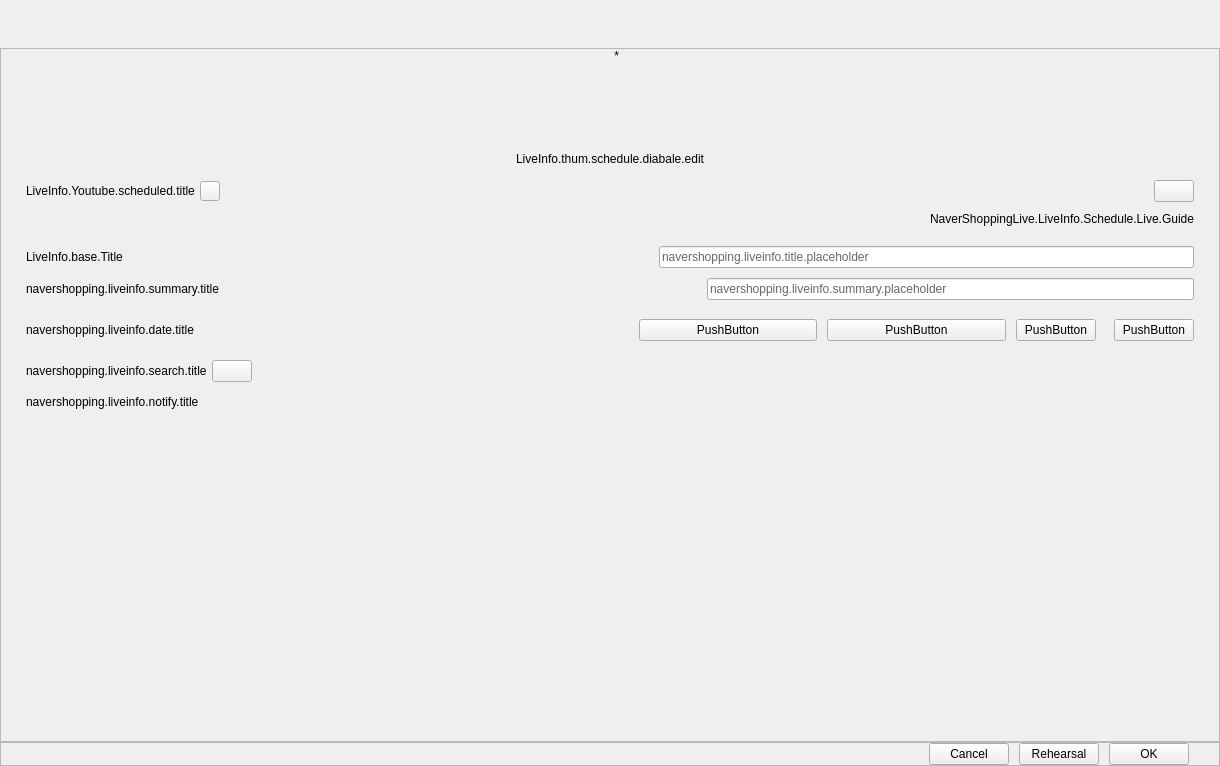
<?xml version="1.0" encoding="UTF-8"?>
<ui version="4.0">
 <class>PLSLiveInfoNaverShoppingLIVE</class>
 <widget class="QWidget" name="PLSLiveInfoNaverShoppingLIVE">
  <property name="geometry">
   <rect>
    <x>0</x>
    <y>0</y>
    <width>1220</width>
    <height>766</height>
   </rect>
  </property>
  <property name="windowTitle">
   <string>LiveInfo.liveinformation</string>
  </property>
  <layout class="QVBoxLayout" name="verticalLayout_3" stretch="0,0,0">
   <property name="spacing">
    <number>0</number>
   </property>
   <property name="leftMargin">
    <number>0</number>
   </property>
   <property name="topMargin">
    <number>0</number>
   </property>
   <property name="rightMargin">
    <number>0</number>
   </property>
   <property name="bottomMargin">
    <number>0</number>
   </property>
   <item>
    <widget class="QWidget" name="nvtTitleWidget" native="true">
     <layout class="QVBoxLayout" name="verticalLayout_2">
      <property name="spacing">
       <number>0</number>
      </property>
      <property name="leftMargin">
       <number>0</number>
      </property>
      <property name="topMargin">
       <number>30</number>
      </property>
      <property name="rightMargin">
       <number>0</number>
      </property>
      <property name="bottomMargin">
       <number>0</number>
      </property>
      <item>
       <layout class="QHBoxLayout" name="horizontalLayout_3">
        <property name="spacing">
         <number>0</number>
        </property>
        <item>
         <spacer name="horizontalSpacer_2">
          <property name="orientation">
           <enum>Qt::Horizontal</enum>
          </property>
          <property name="sizeType">
           <enum>QSizePolicy::Fixed</enum>
          </property>
          <property name="sizeHint" stdset="0">
           <size>
            <width>25</width>
            <height>0</height>
           </size>
          </property>
         </spacer>
        </item>
        <item alignment="Qt::AlignLeft|Qt::AlignVCenter">
         <widget class="PLSLiveInfoDualWidget" name="dualWidget" native="true"/>
        </item>
       </layout>
      </item>
      <item>
       <spacer name="verticalSpacer_2">
        <property name="orientation">
         <enum>Qt::Vertical</enum>
        </property>
        <property name="sizeType">
         <enum>QSizePolicy::Fixed</enum>
        </property>
        <property name="sizeHint" stdset="0">
         <size>
          <width>20</width>
          <height>18</height>
         </size>
        </property>
       </spacer>
      </item>
     </layout>
    </widget>
   </item>
   <item>
    <widget class="VScrollArea" name="scrollArea">
     <property name="verticalScrollBarPolicy">
      <enum>Qt::ScrollBarAsNeeded</enum>
     </property>
     <property name="horizontalScrollBarPolicy">
      <enum>Qt::ScrollBarAlwaysOff</enum>
     </property>
     <property name="widgetResizable">
      <bool>true</bool>
     </property>
     <widget class="QWidget" name="scrollAreaWidgetContents">
      <property name="geometry">
       <rect>
        <x>0</x>
        <y>0</y>
        <width>1218</width>
        <height>689</height>
       </rect>
      </property>
      <layout class="QVBoxLayout" name="verticalLayout" stretch="0,0,0,0,0,0,0,0,0,0,0,0,0,0,1">
       <property name="spacing">
        <number>0</number>
       </property>
       <property name="sizeConstraint">
        <enum>QLayout::SetMinimumSize</enum>
       </property>
       <property name="leftMargin">
        <number>25</number>
       </property>
       <property name="topMargin">
        <number>0</number>
       </property>
       <property name="rightMargin">
        <number>25</number>
       </property>
       <property name="bottomMargin">
        <number>0</number>
       </property>
       <item>
        <layout class="QHBoxLayout" name="horizontalLayout_6">
         <property name="spacing">
          <number>0</number>
         </property>
         <property name="sizeConstraint">
          <enum>QLayout::SetMinimumSize</enum>
         </property>
         <item>
          <widget class="QWidget" name="thumbnaiBg" native="true">
           <property name="minimumSize">
            <size>
             <width>0</width>
             <height>100</height>
            </size>
           </property>
           <property name="maximumSize">
            <size>
             <width>16777215</width>
             <height>100</height>
            </size>
           </property>
           <layout class="QHBoxLayout" name="horizontalLayout_7">
            <property name="spacing">
             <number>5</number>
            </property>
            <property name="leftMargin">
             <number>0</number>
            </property>
            <property name="topMargin">
             <number>0</number>
            </property>
            <property name="rightMargin">
             <number>0</number>
            </property>
            <property name="bottomMargin">
             <number>0</number>
            </property>
            <item>
             <spacer name="horizontalSpacer_3">
              <property name="orientation">
               <enum>Qt::Horizontal</enum>
              </property>
              <property name="sizeHint" stdset="0">
               <size>
                <width>40</width>
                <height>20</height>
               </size>
              </property>
             </spacer>
            </item>
            <item>
             <widget class="PLSSelectImageButton" name="thumbnailButton">
              <property name="text">
               <string/>
              </property>
              <property name="platform" stdset="0">
               <string>Naver Shopping LIVE</string>
              </property>
             </widget>
            </item>
            <item>
             <widget class="QLabel" name="starLabel">
              <property name="text">
               <string>*</string>
              </property>
              <property name="alignment">
               <set>Qt::AlignRight|Qt::AlignTop|Qt::AlignTrailing</set>
              </property>
             </widget>
            </item>
            <item>
             <spacer name="horizontalSpacer_4">
              <property name="orientation">
               <enum>Qt::Horizontal</enum>
              </property>
              <property name="sizeHint" stdset="0">
               <size>
                <width>40</width>
                <height>20</height>
               </size>
              </property>
             </spacer>
            </item>
           </layout>
          </widget>
         </item>
        </layout>
       </item>
       <item>
        <spacer name="verticalSpacer_4">
         <property name="orientation">
          <enum>Qt::Vertical</enum>
         </property>
         <property name="sizeType">
          <enum>QSizePolicy::Fixed</enum>
         </property>
         <property name="sizeHint" stdset="0">
          <size>
           <width>17</width>
           <height>3</height>
          </size>
         </property>
        </spacer>
       </item>
       <item>
        <widget class="QLabel" name="guideLabel">
         <property name="text">
          <string>LiveInfo.thum.schedule.diabale.edit</string>
         </property>
         <property name="alignment">
          <set>Qt::AlignCenter</set>
         </property>
        </widget>
       </item>
       <item>
        <spacer name="verticalSpacer_5">
         <property name="orientation">
          <enum>Qt::Vertical</enum>
         </property>
         <property name="sizeType">
          <enum>QSizePolicy::Fixed</enum>
         </property>
         <property name="sizeHint" stdset="0">
          <size>
           <width>20</width>
           <height>14</height>
          </size>
         </property>
        </spacer>
       </item>
       <item>
        <layout class="QHBoxLayout" name="horizontalLayout_2">
         <property name="spacing">
          <number>0</number>
         </property>
         <property name="sizeConstraint">
          <enum>QLayout::SetMinimumSize</enum>
         </property>
         <item>
          <widget class="QLabel" name="scheduleLabel">
           <property name="text">
            <string>LiveInfo.Youtube.scheduled.title</string>
           </property>
          </widget>
         </item>
         <item>
          <spacer name="horizontalSpacer_11">
           <property name="orientation">
            <enum>Qt::Horizontal</enum>
           </property>
           <property name="sizeType">
            <enum>QSizePolicy::Fixed</enum>
           </property>
           <property name="sizeHint" stdset="0">
            <size>
             <width>5</width>
             <height>20</height>
            </size>
           </property>
          </spacer>
         </item>
         <item>
          <widget class="PLSPressRestoreButton" name="linkButton">
           <property name="sizePolicy">
            <sizepolicy hsizetype="Fixed" vsizetype="Fixed">
             <horstretch>0</horstretch>
             <verstretch>0</verstretch>
            </sizepolicy>
           </property>
           <property name="minimumSize">
            <size>
             <width>20</width>
             <height>20</height>
            </size>
           </property>
           <property name="maximumSize">
            <size>
             <width>20</width>
             <height>20</height>
            </size>
           </property>
           <property name="toolTip">
            <string>navershopping.copy.url.tip</string>
           </property>
           <property name="text">
            <string/>
           </property>
          </widget>
         </item>
         <item>
          <spacer name="horizontalSpacer_12">
           <property name="orientation">
            <enum>Qt::Horizontal</enum>
           </property>
           <property name="sizeType">
            <enum>QSizePolicy::Expanding</enum>
           </property>
           <property name="sizeHint" stdset="0">
            <size>
             <width>0</width>
             <height>0</height>
            </size>
           </property>
          </spacer>
         </item>
         <item>
          <widget class="PLSScheduleCombox" name="scheCombox">
           <property name="text">
            <string/>
           </property>
           <property name="platform" stdset="0">
            <string>NaverShopping</string>
           </property>
          </widget>
         </item>
        </layout>
       </item>
       <item>
        <spacer name="verticalSpacer_3">
         <property name="orientation">
          <enum>Qt::Vertical</enum>
         </property>
         <property name="sizeType">
          <enum>QSizePolicy::Fixed</enum>
         </property>
         <property name="sizeHint" stdset="0">
          <size>
           <width>0</width>
           <height>10</height>
          </size>
         </property>
        </spacer>
       </item>
       <item>
        <layout class="QHBoxLayout" name="horizontalLayout_18">
         <property name="spacing">
          <number>0</number>
         </property>
         <property name="topMargin">
          <number>0</number>
         </property>
         <property name="bottomMargin">
          <number>0</number>
         </property>
         <item>
          <spacer name="horizontalSpacer_13">
           <property name="orientation">
            <enum>Qt::Horizontal</enum>
           </property>
           <property name="sizeHint" stdset="0">
            <size>
             <width>40</width>
             <height>0</height>
            </size>
           </property>
          </spacer>
         </item>
         <item>
          <widget class="QLabel" name="scheduleGuideLabel">
           <property name="focusPolicy">
            <enum>Qt::StrongFocus</enum>
           </property>
           <property name="text">
            <string>NaverShoppingLive.LiveInfo.Schedule.Live.Guide</string>
           </property>
           <property name="textFormat">
            <enum>Qt::RichText</enum>
           </property>
           <property name="wordWrap">
            <bool>true</bool>
           </property>
          </widget>
         </item>
        </layout>
       </item>
       <item>
        <spacer name="verticalSpacer_6">
         <property name="orientation">
          <enum>Qt::Vertical</enum>
         </property>
         <property name="sizeType">
          <enum>QSizePolicy::Fixed</enum>
         </property>
         <property name="sizeHint" stdset="0">
          <size>
           <width>20</width>
           <height>20</height>
          </size>
         </property>
        </spacer>
       </item>
       <item>
        <layout class="QHBoxLayout" name="horizontalLayout_4">
         <property name="spacing">
          <number>0</number>
         </property>
         <property name="sizeConstraint">
          <enum>QLayout::SetMinimumSize</enum>
         </property>
         <item>
          <widget class="QLabel" name="liveTitleLabel">
           <property name="text">
            <string>LiveInfo.base.Title</string>
           </property>
          </widget>
         </item>
         <item>
          <spacer name="horizontalSpacer_14">
           <property name="orientation">
            <enum>Qt::Horizontal</enum>
           </property>
           <property name="sizeType">
            <enum>QSizePolicy::Expanding</enum>
           </property>
           <property name="sizeHint" stdset="0">
            <size>
             <width>0</width>
             <height>0</height>
            </size>
           </property>
          </spacer>
         </item>
         <item>
          <widget class="PLSLineEdit" name="lineEditTitle">
           <property name="palette">
            <palette>
             <active>
              <colorrole role="PlaceholderText">
               <brush brushstyle="SolidPattern">
                <color alpha="255">
                 <red>102</red>
                 <green>102</green>
                 <blue>102</blue>
                </color>
               </brush>
              </colorrole>
             </active>
             <inactive>
              <colorrole role="PlaceholderText">
               <brush brushstyle="SolidPattern">
                <color alpha="255">
                 <red>102</red>
                 <green>102</green>
                 <blue>102</blue>
                </color>
               </brush>
              </colorrole>
             </inactive>
             <disabled>
              <colorrole role="PlaceholderText">
               <brush brushstyle="SolidPattern">
                <color alpha="255">
                 <red>102</red>
                 <green>102</green>
                 <blue>102</blue>
                </color>
               </brush>
              </colorrole>
             </disabled>
            </palette>
           </property>
           <property name="text">
            <string/>
           </property>
           <property name="alignment">
            <set>Qt::AlignLeading|Qt::AlignLeft|Qt::AlignVCenter</set>
           </property>
           <property name="placeholderText">
            <string>navershopping.liveinfo.title.placeholder</string>
           </property>
          </widget>
         </item>
        </layout>
       </item>
       <item>
        <spacer name="verticalSpacer">
         <property name="orientation">
          <enum>Qt::Vertical</enum>
         </property>
         <property name="sizeType">
          <enum>QSizePolicy::Fixed</enum>
         </property>
         <property name="sizeHint" stdset="0">
          <size>
           <width>20</width>
           <height>10</height>
          </size>
         </property>
        </spacer>
       </item>
       <item>
        <layout class="QHBoxLayout" name="horizontalLayout_10">
         <property name="spacing">
          <number>0</number>
         </property>
         <property name="sizeConstraint">
          <enum>QLayout::SetMinimumSize</enum>
         </property>
         <item>
          <widget class="QLabel" name="summaryLabel">
           <property name="text">
            <string>navershopping.liveinfo.summary.title</string>
           </property>
          </widget>
         </item>
         <item>
          <spacer name="horizontalSpacer_5">
           <property name="orientation">
            <enum>Qt::Horizontal</enum>
           </property>
           <property name="sizeHint" stdset="0">
            <size>
             <width>40</width>
             <height>20</height>
            </size>
           </property>
          </spacer>
         </item>
         <item>
          <widget class="PLSLineEdit" name="summaryLineEdit">
           <property name="palette">
            <palette>
             <active>
              <colorrole role="PlaceholderText">
               <brush brushstyle="SolidPattern">
                <color alpha="255">
                 <red>102</red>
                 <green>102</green>
                 <blue>102</blue>
                </color>
               </brush>
              </colorrole>
             </active>
             <inactive>
              <colorrole role="PlaceholderText">
               <brush brushstyle="SolidPattern">
                <color alpha="255">
                 <red>102</red>
                 <green>102</green>
                 <blue>102</blue>
                </color>
               </brush>
              </colorrole>
             </inactive>
             <disabled>
              <colorrole role="PlaceholderText">
               <brush brushstyle="SolidPattern">
                <color alpha="255">
                 <red>102</red>
                 <green>102</green>
                 <blue>102</blue>
                </color>
               </brush>
              </colorrole>
             </disabled>
            </palette>
           </property>
           <property name="placeholderText">
            <string>navershopping.liveinfo.summary.placeholder</string>
           </property>
          </widget>
         </item>
        </layout>
       </item>
       <item>
        <widget class="QWidget" name="dateItemWidget" native="true">
         <layout class="QHBoxLayout" name="horizontalLayout_9">
          <property name="spacing">
           <number>10</number>
          </property>
          <property name="leftMargin">
           <number>0</number>
          </property>
          <property name="topMargin">
           <number>10</number>
          </property>
          <property name="rightMargin">
           <number>0</number>
          </property>
          <property name="bottomMargin">
           <number>0</number>
          </property>
          <item>
           <widget class="QLabel" name="dateLabel">
            <property name="text">
             <string>navershopping.liveinfo.date.title</string>
            </property>
           </widget>
          </item>
          <item>
           <spacer name="horizontalSpacer_10">
            <property name="orientation">
             <enum>Qt::Horizontal</enum>
            </property>
            <property name="sizeHint" stdset="0">
             <size>
              <width>392</width>
              <height>20</height>
             </size>
            </property>
           </spacer>
          </item>
          <item alignment="Qt::AlignLeft">
           <widget class="QWidget" name="dateBgWidget" native="true">
            <property name="sizePolicy">
             <sizepolicy hsizetype="Fixed" vsizetype="Fixed">
              <horstretch>0</horstretch>
              <verstretch>0</verstretch>
             </sizepolicy>
            </property>
            <property name="minimumSize">
             <size>
              <width>555</width>
              <height>40</height>
             </size>
            </property>
            <property name="maximumSize">
             <size>
              <width>555</width>
              <height>40</height>
             </size>
            </property>
            <layout class="QHBoxLayout" name="horizontalLayout_8">
             <property name="spacing">
              <number>10</number>
             </property>
             <property name="leftMargin">
              <number>0</number>
             </property>
             <property name="topMargin">
              <number>0</number>
             </property>
             <property name="rightMargin">
              <number>0</number>
             </property>
             <property name="bottomMargin">
              <number>0</number>
             </property>
             <item>
              <widget class="PLSShoppingCalenderCombox" name="yearButton">
               <property name="text">
                <string>PushButton</string>
               </property>
               <property name="checkable">
                <bool>true</bool>
               </property>
               <property name="checked">
                <bool>false</bool>
               </property>
              </widget>
             </item>
             <item>
              <widget class="PLSShoppingCalenderCombox" name="apButton">
               <property name="text">
                <string>PushButton</string>
               </property>
               <property name="checkable">
                <bool>true</bool>
               </property>
              </widget>
             </item>
             <item>
              <layout class="QHBoxLayout" name="horizontalLayout_12">
               <property name="spacing">
                <number>4</number>
               </property>
               <item>
                <widget class="PLSShoppingCalenderCombox" name="hourButton">
                 <property name="text">
                  <string>PushButton</string>
                 </property>
                 <property name="checkable">
                  <bool>true</bool>
                 </property>
                </widget>
               </item>
               <item>
                <widget class="QLabel" name="colonLabel">
                 <property name="text">
                  <string/>
                 </property>
                 <property name="alignment">
                  <set>Qt::AlignCenter</set>
                 </property>
                </widget>
               </item>
               <item>
                <widget class="PLSShoppingCalenderCombox" name="minuteButton">
                 <property name="text">
                  <string>PushButton</string>
                 </property>
                 <property name="checkable">
                  <bool>true</bool>
                 </property>
                </widget>
               </item>
              </layout>
             </item>
            </layout>
           </widget>
          </item>
         </layout>
        </widget>
       </item>
       <item>
        <widget class="QWidget" name="searchSettingWidget" native="true">
         <layout class="QHBoxLayout" name="horizontalLayout_15">
          <property name="spacing">
           <number>0</number>
          </property>
          <property name="leftMargin">
           <number>0</number>
          </property>
          <property name="topMargin">
           <number>10</number>
          </property>
          <property name="rightMargin">
           <number>0</number>
          </property>
          <property name="bottomMargin">
           <number>0</number>
          </property>
          <item>
           <widget class="QWidget" name="searchTitleWidget" native="true">
            <layout class="QHBoxLayout" name="horizontalLayout_14">
             <property name="spacing">
              <number>5</number>
             </property>
             <property name="leftMargin">
              <number>0</number>
             </property>
             <property name="topMargin">
              <number>0</number>
             </property>
             <property name="rightMargin">
              <number>0</number>
             </property>
             <property name="bottomMargin">
              <number>0</number>
             </property>
             <item>
              <widget class="QLabel" name="searchTitleLabel">
               <property name="text">
                <string>navershopping.liveinfo.search.title</string>
               </property>
               <property name="wordWrap">
                <bool>true</bool>
               </property>
              </widget>
             </item>
             <item>
              <widget class="QPushButton" name="searchIcon">
               <property name="text">
                <string/>
               </property>
              </widget>
             </item>
             <item>
              <spacer name="horizontalSpacer_9">
               <property name="orientation">
                <enum>Qt::Horizontal</enum>
               </property>
               <property name="sizeHint" stdset="0">
                <size>
                 <width>0</width>
                 <height>20</height>
                </size>
               </property>
              </spacer>
             </item>
            </layout>
           </widget>
          </item>
          <item>
           <widget class="QWidget" name="searchRadioWidget" native="true">
            <layout class="QHBoxLayout" name="horizontalLayout_13">
             <property name="spacing">
              <number>10</number>
             </property>
             <property name="leftMargin">
              <number>0</number>
             </property>
             <property name="topMargin">
              <number>0</number>
             </property>
             <property name="rightMargin">
              <number>0</number>
             </property>
             <property name="bottomMargin">
              <number>0</number>
             </property>
             <item alignment="Qt::AlignLeft|Qt::AlignVCenter">
              <widget class="PLSRadioButton" name="radioButton_allow" native="true">
               <property name="text" stdset="0">
                <string>navershopping.liveinfo.search.allow</string>
               </property>
              </widget>
             </item>
             <item alignment="Qt::AlignLeft|Qt::AlignVCenter">
              <widget class="PLSRadioButton" name="radioButton_disallow" native="true">
               <property name="text" stdset="0">
                <string>navershopping.liveinfo.search.disallow</string>
               </property>
              </widget>
             </item>
             <item>
              <spacer name="horizontalSpacer_8">
               <property name="orientation">
                <enum>Qt::Horizontal</enum>
               </property>
               <property name="sizeHint" stdset="0">
                <size>
                 <width>40</width>
                 <height>20</height>
                </size>
               </property>
              </spacer>
             </item>
            </layout>
           </widget>
          </item>
         </layout>
        </widget>
       </item>
       <item>
        <widget class="QWidget" name="notifyWidget" native="true">
         <property name="minimumSize">
          <size>
           <width>0</width>
           <height>0</height>
          </size>
         </property>
         <property name="baseSize">
          <size>
           <width>0</width>
           <height>0</height>
          </size>
         </property>
         <layout class="QHBoxLayout" name="horizontalLayout_17" stretch="0,0">
          <property name="spacing">
           <number>0</number>
          </property>
          <property name="leftMargin">
           <number>0</number>
          </property>
          <property name="topMargin">
           <number>10</number>
          </property>
          <property name="rightMargin">
           <number>0</number>
          </property>
          <property name="bottomMargin">
           <number>0</number>
          </property>
          <item>
           <widget class="QWidget" name="notifyTitleWidget" native="true">
            <layout class="QHBoxLayout" name="horizontalLayout_16">
             <property name="spacing">
              <number>5</number>
             </property>
             <property name="leftMargin">
              <number>0</number>
             </property>
             <property name="topMargin">
              <number>0</number>
             </property>
             <property name="rightMargin">
              <number>0</number>
             </property>
             <property name="bottomMargin">
              <number>0</number>
             </property>
             <item>
              <widget class="QLabel" name="notifyLabel">
               <property name="text">
                <string>navershopping.liveinfo.notify.title</string>
               </property>
              </widget>
             </item>
             <item>
              <widget class="PLSHelpIcon" name="helpLabel">
               <property name="text">
                <string/>
               </property>
              </widget>
             </item>
             <item>
              <spacer name="horizontalSpacer_7">
               <property name="orientation">
                <enum>Qt::Horizontal</enum>
               </property>
               <property name="sizeType">
                <enum>QSizePolicy::Expanding</enum>
               </property>
               <property name="sizeHint" stdset="0">
                <size>
                 <width>0</width>
                 <height>20</height>
                </size>
               </property>
              </spacer>
             </item>
            </layout>
           </widget>
          </item>
          <item>
           <widget class="QWidget" name="notifyRadioButtonWidget" native="true">
            <layout class="QHBoxLayout" name="horizontalLayout_11" stretch="0,0,0">
             <property name="spacing">
              <number>10</number>
             </property>
             <property name="leftMargin">
              <number>0</number>
             </property>
             <property name="topMargin">
              <number>0</number>
             </property>
             <property name="rightMargin">
              <number>0</number>
             </property>
             <property name="bottomMargin">
              <number>0</number>
             </property>
             <item>
              <widget class="PLSRadioButton" name="sendRadioButton" native="true">
               <property name="text" stdset="0">
                <string>navershopping.liveinfo.notify.send</string>
               </property>
               <property name="checked" stdset="0">
                <bool>true</bool>
               </property>
              </widget>
             </item>
             <item>
              <widget class="PLSRadioButton" name="notSendRadioButton" native="true">
               <property name="text" stdset="0">
                <string>navershopping.liveinfo.notify.not.send</string>
               </property>
              </widget>
             </item>
             <item>
              <spacer name="horizontalSpacer_6">
               <property name="orientation">
                <enum>Qt::Horizontal</enum>
               </property>
               <property name="sizeHint" stdset="0">
                <size>
                 <width>40</width>
                 <height>20</height>
                </size>
               </property>
              </spacer>
             </item>
            </layout>
           </widget>
          </item>
         </layout>
        </widget>
       </item>
       <item>
        <layout class="QHBoxLayout" name="horizontalLayout_5">
         <property name="spacing">
          <number>0</number>
         </property>
         <property name="sizeConstraint">
          <enum>QLayout::SetMinimumSize</enum>
         </property>
         <item>
          <widget class="PLSLiveInfoNaverShoppingLIVEProductList" name="productWidget" native="true"/>
         </item>
        </layout>
       </item>
      </layout>
     </widget>
    </widget>
   </item>
   <item>
    <widget class="QFrame" name="bottomFrame">
     <property name="minimumSize">
      <size>
       <width>0</width>
       <height>0</height>
      </size>
     </property>
     <property name="frameShape">
      <enum>QFrame::StyledPanel</enum>
     </property>
     <property name="frameShadow">
      <enum>QFrame::Raised</enum>
     </property>
     <layout class="QHBoxLayout" name="horizontalLayout">
      <property name="spacing">
       <number>10</number>
      </property>
      <property name="leftMargin">
       <number>0</number>
      </property>
      <property name="topMargin">
       <number>0</number>
      </property>
      <property name="rightMargin">
       <number>30</number>
      </property>
      <property name="bottomMargin">
       <number>0</number>
      </property>
      <item>
       <spacer name="horizontalSpacer">
        <property name="orientation">
         <enum>Qt::Horizontal</enum>
        </property>
        <property name="sizeHint" stdset="0">
         <size>
          <width>40</width>
          <height>20</height>
         </size>
        </property>
       </spacer>
      </item>
      <item>
       <widget class="QPushButton" name="cancelButton">
        <property name="focusPolicy">
         <enum>Qt::StrongFocus</enum>
        </property>
        <property name="text">
         <string>Cancel</string>
        </property>
        <property name="useFor" stdset="0">
         <string notr="true">Cancel</string>
        </property>
       </widget>
      </item>
      <item>
       <widget class="QPushButton" name="rehearsalButton">
        <property name="text">
         <string>Rehearsal</string>
        </property>
        <property name="useFor" stdset="0">
         <string notr="true">Rehearsal</string>
        </property>
       </widget>
      </item>
      <item>
       <widget class="QPushButton" name="okButton">
        <property name="focusPolicy">
         <enum>Qt::StrongFocus</enum>
        </property>
        <property name="text">
         <string>OK</string>
        </property>
        <property name="useFor" stdset="0">
         <string notr="true">Ok</string>
        </property>
       </widget>
      </item>
     </layout>
    </widget>
   </item>
  </layout>
 </widget>
 <customwidgets>
  <customwidget>
   <class>PLSLineEdit</class>
   <extends>QLineEdit</extends>
   <header>PLSEdit.h</header>
   <container>1</container>
  </customwidget>
  <customwidget>
   <class>PLSScheduleCombox</class>
   <extends>QPushButton</extends>
   <header>PLSScheduleCombox.h</header>
  </customwidget>
  <customwidget>
   <class>PLSLiveInfoDualWidget</class>
   <extends>QWidget</extends>
   <header>PLSLiveInfoBase.h</header>
   <container>1</container>
  </customwidget>
  <customwidget>
   <class>PLSSelectImageButton</class>
   <extends>QLabel</extends>
   <header>PLSSelectImageButton.h</header>
  </customwidget>
  <customwidget>
   <class>PLSRadioButton</class>
   <extends>QWidget</extends>
   <header location="global">PLSRadioButton.h</header>
   <container>1</container>
  </customwidget>
  <customwidget>
   <class>PLSHelpIcon</class>
   <extends>QLabel</extends>
   <header>PLSLabel.h</header>
  </customwidget>
  <customwidget>
   <class>VScrollArea</class>
   <extends>QScrollArea</extends>
   <header>vertical-scroll-area.hpp</header>
   <container>1</container>
  </customwidget>
  <customwidget>
   <class>PLSLiveInfoNaverShoppingLIVEProductList</class>
   <extends>QWidget</extends>
   <header>plsliveinfonavershoppingliveproductlist.h</header>
   <container>1</container>
  </customwidget>
  <customwidget>
   <class>PLSShoppingCalenderCombox</class>
   <extends>QPushButton</extends>
   <header>PLSShoppingCalenderCombox.h</header>
  </customwidget>
  <customwidget>
   <class>PLSPressRestoreButton</class>
   <extends>QPushButton</extends>
   <header location="global">PLSPressRestoreButton.hpp</header>
  </customwidget>
 </customwidgets>
 <resources/>
 <connections/>
</ui>
